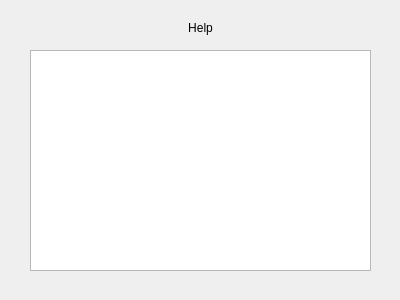
<?xml version="1.0" encoding="UTF-8"?>
<ui version="4.0">
 <class>Dialog</class>
 <widget class="QDialog" name="Dialog">
  <property name="geometry">
   <rect>
    <x>0</x>
    <y>0</y>
    <width>400</width>
    <height>300</height>
   </rect>
  </property>
  <property name="windowTitle">
   <string>Dialog</string>
  </property>
  <widget class="QTextBrowser" name="textBrowser">
   <property name="geometry">
    <rect>
     <x>30</x>
     <y>50</y>
     <width>341</width>
     <height>221</height>
    </rect>
   </property>
  </widget>
  <widget class="QLabel" name="label">
   <property name="geometry">
    <rect>
     <x>30</x>
     <y>20</y>
     <width>341</width>
     <height>16</height>
    </rect>
   </property>
   <property name="text">
    <string>&lt;html&gt;&lt;head/&gt;&lt;body&gt;&lt;p align=&quot;center&quot;&gt;Help&lt;/p&gt;&lt;/body&gt;&lt;/html&gt;</string>
   </property>
  </widget>
 </widget>
 <resources/>
 <connections/>
</ui>
